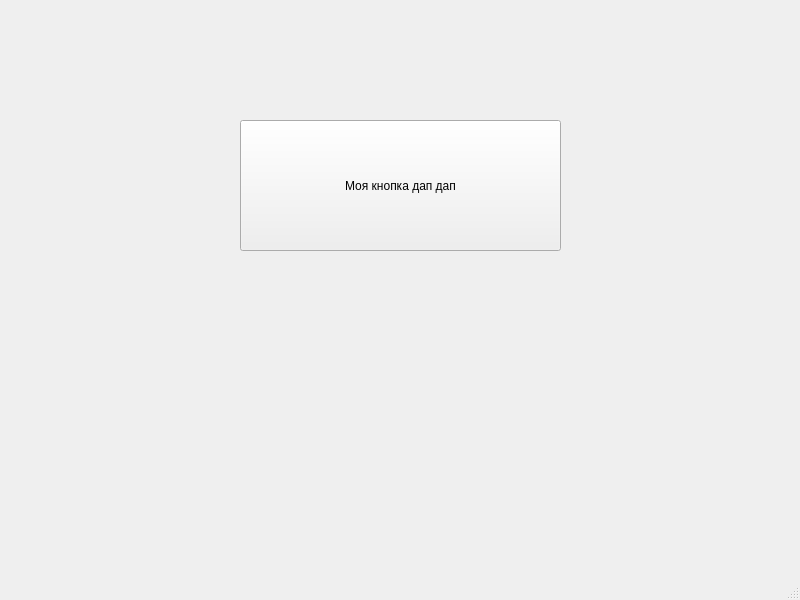
<?xml version="1.0" encoding="UTF-8"?>
<ui version="4.0">
 <class>calcWidget</class>
 <widget class="QMainWindow" name="calcWidget">
  <property name="geometry">
   <rect>
    <x>0</x>
    <y>0</y>
    <width>800</width>
    <height>600</height>
   </rect>
  </property>
  <property name="windowTitle">
   <string>calcWidget</string>
  </property>
  <widget class="QWidget" name="centralwidget">
   <widget class="QPushButton" name="pushButton">
    <property name="geometry">
     <rect>
      <x>240</x>
      <y>120</y>
      <width>321</width>
      <height>131</height>
     </rect>
    </property>
    <property name="text">
     <string>Моя кнопка дап дап</string>
    </property>
   </widget>
   <widget class="QLabel" name="romanLabel">
    <property name="geometry">
     <rect>
      <x>290</x>
      <y>290</y>
      <width>221</width>
      <height>91</height>
     </rect>
    </property>
    <property name="font">
     <font>
      <pointsize>18</pointsize>
      <weight>75</weight>
      <italic>true</italic>
      <bold>true</bold>
     </font>
    </property>
    <property name="text">
     <string/>
    </property>
   </widget>
  </widget>
  <widget class="QMenuBar" name="menubar">
   <property name="geometry">
    <rect>
     <x>0</x>
     <y>0</y>
     <width>800</width>
     <height>22</height>
    </rect>
   </property>
  </widget>
  <widget class="QStatusBar" name="statusbar"/>
 </widget>
 <resources/>
 <connections/>
</ui>
